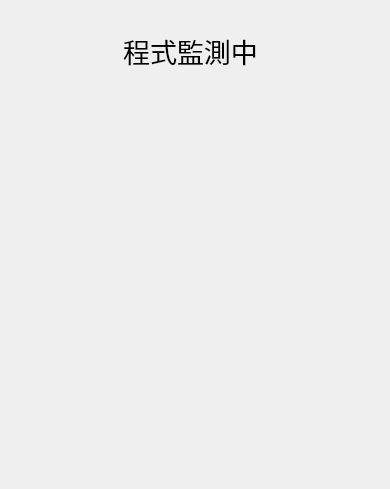
<?xml version="1.0" encoding="UTF-8"?>
<ui version="4.0">
 <class>UmaDecet</class>
 <widget class="QMainWindow" name="UmaDecet">
  <property name="geometry">
   <rect>
    <x>0</x>
    <y>0</y>
    <width>390</width>
    <height>489</height>
   </rect>
  </property>
  <property name="minimumSize">
   <size>
    <width>390</width>
    <height>489</height>
   </size>
  </property>
  <property name="maximumSize">
   <size>
    <width>390</width>
    <height>489</height>
   </size>
  </property>
  <property name="font">
   <font>
    <family>微軟正黑體 Light</family>
   </font>
  </property>
  <property name="windowTitle">
   <string>UmaDecet</string>
  </property>
  <property name="windowIcon">
   <iconset>
    <normaloff>unnamed.png</normaloff>unnamed.png</iconset>
  </property>
  <property name="autoFillBackground">
   <bool>false</bool>
  </property>
  <property name="styleSheet">
   <string notr="true"/>
  </property>
  <widget class="QWidget" name="centralwidget">
   <property name="enabled">
    <bool>true</bool>
   </property>
   <property name="minimumSize">
    <size>
     <width>390</width>
     <height>489</height>
    </size>
   </property>
   <property name="styleSheet">
    <string notr="true"/>
   </property>
   <widget class="QWidget" name="gridLayoutWidget">
    <property name="geometry">
     <rect>
      <x>-1</x>
      <y>109</y>
      <width>391</width>
      <height>391</height>
     </rect>
    </property>
    <layout class="QGridLayout" name="gridLayout">
     <property name="sizeConstraint">
      <enum>QLayout::SetMinAndMaxSize</enum>
     </property>
     <item row="0" column="0">
      <layout class="QVBoxLayout" name="vbox">
       <property name="spacing">
        <number>1</number>
       </property>
       <property name="sizeConstraint">
        <enum>QLayout::SetMinimumSize</enum>
       </property>
      </layout>
     </item>
    </layout>
   </widget>
   <widget class="QWidget" name="gridLayoutWidget_2">
    <property name="geometry">
     <rect>
      <x>-10</x>
      <y>10</y>
      <width>401</width>
      <height>81</height>
     </rect>
    </property>
    <layout class="QGridLayout" name="gridLayout_3">
     <property name="sizeConstraint">
      <enum>QLayout::SetMinimumSize</enum>
     </property>
     <item row="0" column="0">
      <widget class="QLabel" name="alert">
       <property name="font">
        <font>
         <family>微軟正黑體 Light</family>
         <pointsize>20</pointsize>
         <weight>50</weight>
         <italic>false</italic>
         <bold>false</bold>
         <underline>false</underline>
         <kerning>true</kerning>
        </font>
       </property>
       <property name="cursor">
        <cursorShape>ArrowCursor</cursorShape>
       </property>
       <property name="styleSheet">
        <string notr="true"/>
       </property>
       <property name="text">
        <string>程式監測中</string>
       </property>
       <property name="alignment">
        <set>Qt::AlignCenter</set>
       </property>
      </widget>
     </item>
    </layout>
   </widget>
  </widget>
 </widget>
 <resources>
  <include location="../imgText.qrc"/>
 </resources>
 <connections/>
</ui>
